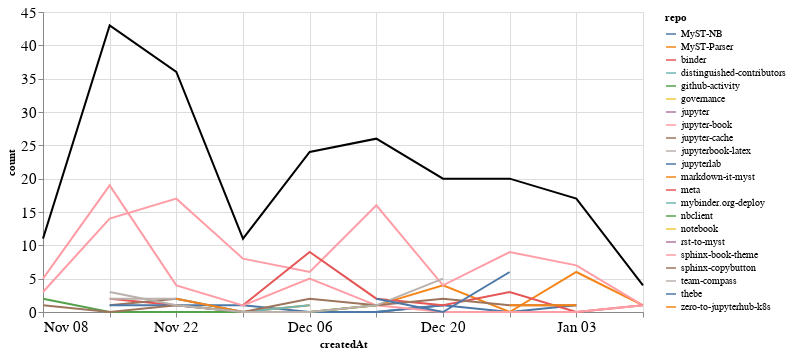

This figure's notebook cell:
### Markdown cell above
### Comments

### Code cell
comments_time = comments.groupby('repo').resample('W', on='createdAt').count()['author'].reset_index()
comments_time = comments_time.rename(columns={'author': 'count'})
comments_time_total = comments_time.groupby('createdAt').agg({"count": "sum"}).reset_index()
ch1 = alt.Chart(comments_time, width=600).mark_line().encode(
    x='createdAt',
    y='count',
    color='repo',
    tooltip="repo"
)

ch2 = alt.Chart(comments_time_total, width=600).mark_line(color="black").encode(
    x='createdAt',
    y='count',
)

ch1 + ch2

### Figure 1 — Vega-Lite specification as saved in the notebook (floating-point values rounded to 4 significant figures)
{"config": {"axisLeft": {"labelFontSize": 15}, "axisBottom": {"labelFontSize": 15}}, "layer": [{"data": {"name": "data-d8c9e15777b3460b861402b2e22247e5"}, "mark": "line", "encoding": {"color": {"type": "nominal", "field": "repo"}, "tooltip": {"type": "nominal", "field": "repo"}, "x": {"type": "temporal", "field": "createdAt"}, "y": {"type": "quantitative", "field": "count"}}, "width": 600}, {"data": {"name": "data-d7d8a02a21259400ef13c97e13a5b3fc"}, "mark": {"type": "line", "color": "black"}, "encoding": {"x": {"type": "temporal", "field": "createdAt"}, "y": {"type": "quantitative", "field": "count"}}, "width": 600}], "$schema": "https://vega.github.io/schema/vega-lite/v4.8.1.json", "datasets": {"data-d8c9e15777b3460b861402b2e22247e5": [{"repo": "MyST-NB", "createdAt": "2020-11-22T00:00:00", "count": 2}, {"repo": "MyST-NB", "createdAt": "2020-11-29T00:00:00", "count": 0}, {"repo": "MyST-NB", "createdAt": "2020-12-06T00:00:00", "count": 0}, {"repo": "MyST-NB", "createdAt": "2020-12-13T00:00:00", "count": 0}, {"repo": "MyST-NB", "createdAt": "2020-12-20T00:00:00", "count": 1}, {"repo": "MyST-NB", "createdAt": "2020-12-27T00:00:00", "count": 0}, {"repo": "MyST-NB", "createdAt": "2021-01-03T00:00:00", "count": 1}, {"repo": "MyST-Parser", "createdAt": "2020-11-22T00:00:00", "count": 1}, {"repo": "MyST-Parser", "createdAt": "2020-11-29T00:00:00", "count": 0}, {"repo": "MyST-Parser", "createdAt": "2020-12-06T00:00:00", "count": 0}, {"repo": "MyST-Parser", "createdAt": "2020-12-13T00:00:00", "count": 1}, {"repo": "MyST-Parser", "createdAt": "2020-12-20T00:00:00", "count": 4}, {"repo": "MyST-Parser", "createdAt": "2020-12-27T00:00:00", "count": 0}, {"repo": "MyST-Parser", "createdAt": "2021-01-03T00:00:00", "count": 6}, {"repo": "MyST-Parser", "createdAt": "2021-01-10T00:00:00", "count": 1}, {"repo": "binder", "createdAt": "2020-11-15T00:00:00", "count": 2}, {"repo": "binder", "createdAt": "2020-11-22T00:00:00", "count": 1}, {"repo": "distinguished-contributors", "createdAt": "2020-12-20T00:00:00", "count": 1}, {"repo": "github-activity", "createdAt": "2020-12-13T00:00:00", "count": 1}, {"repo": "governance", "createdAt": "2020-11-22T00:00:00", "count": 1}, {"repo": "jupyter", "createdAt": "2020-12-20T00:00:00", "count": 1}, {"repo": "jupyter-book", "createdAt": "2020-11-08T00:00:00", "count": 3}, {"repo": "jupyter-book", "createdAt": "2020-11-15T00:00:00", "count": 14}, {"repo": "jupyter-book", "createdAt": "2020-11-22T00:00:00", "count": 17}, {"repo": "jupyter-book", "createdAt": "2020-11-29T00:00:00", "count": 8}, {"repo": "jupyter-book", "createdAt": "2020-12-06T00:00:00", "count": 6}, {"repo": "jupyter-book", "createdAt": "2020-12-13T00:00:00", "count": 16}, {"repo": "jupyter-book", "createdAt": "2020-12-20T00:00:00", "count": 4}, {"repo": "jupyter-book", "createdAt": "2020-12-27T00:00:00", "count": 9}, {"repo": "jupyter-book", "createdAt": "2021-01-03T00:00:00", "count": 7}, {"repo": "jupyter-book", "createdAt": "2021-01-10T00:00:00", "count": 1}, {"repo": "jupyter-cache", "createdAt": "2020-11-15T00:00:00", "count": 1}, {"repo": "jupyter-cache", "createdAt": "2020-11-22T00:00:00", "count": 2}, {"repo": "jupyterbook-latex", "createdAt": "2020-11-15T00:00:00", "count": 2}, {"repo": "jupyterbook-latex", "createdAt": "2020-11-22T00:00:00", "count": 2}, {"repo": "jupyterlab", "createdAt": "2020-11-15T00:00:00", "count": 1}, {"repo": "jupyterlab", "createdAt": "2020-11-22T00:00:00", "count": 1}, {"repo": "jupyterlab", "createdAt": "2020-11-29T00:00:00", "count": 1}, {"repo": "jupyterlab", "createdAt": "2020-12-06T00:00:00", "count": 0}, {"repo": "jupyterlab", "createdAt": "2020-12-13T00:00:00", "count": 0}, {"repo": "jupyterlab", "createdAt": "2020-12-20T00:00:00", "count": 1}, {"repo": "markdown-it-myst", "createdAt": "2020-11-22T00:00:00", "count": 2}, {"repo": "markdown-it-myst", "createdAt": "2020-11-29T00:00:00", "count": 0}, {"repo": "markdown-it-myst", "createdAt": "2020-12-06T00:00:00", "count": 1}, {"repo": "meta", "createdAt": "2020-11-29T00:00:00", "count": 1}, {"repo": "meta", "createdAt": "2020-12-06T00:00:00", "count": 9}, {"repo": "meta", "createdAt": "2020-12-13T00:00:00", "count": 2}, {"repo": "meta", "createdAt": "2020-12-20T00:00:00", "count": 1}, {"repo": "meta", "createdAt": "2020-12-27T00:00:00", "count": 3}, {"repo": "meta", "createdAt": "2021-01-03T00:00:00", "count": 0}, {"repo": "meta", "createdAt": "2021-01-10T00:00:00", "count": 1}, {"repo": "mybinder.org-deploy", "createdAt": "2020-11-22T00:00:00", "count": 1}, {"repo": "mybinder.org-deploy", "createdAt": "2020-11-29T00:00:00", "count": 0}, {"repo": "mybinder.org-deploy", "createdAt": "2020-12-06T00:00:00", "count": 1}, {"repo": "nbclient", "createdAt": "2020-11-08T00:00:00", "count": 2}, {"repo": "nbclient", "createdAt": "2020-11-15T00:00:00", "count": 0}, {"repo": "nbclient", "createdAt": "2020-11-22T00:00:00", "count": 0}, {"repo": "nbclient", "createdAt": "2020-11-29T00:00:00", "count": 0}, {"repo": "nbclient", "createdAt": "2020-12-06T00:00:00", "count": 0}, {"repo": "nbclient", "createdAt": "2020-12-13T00:00:00", "count": 1}, {"repo": "notebook", "createdAt": "2020-11-15T00:00:00", "count": 1}, {"repo": "rst-to-myst", "createdAt": "2021-01-03T00:00:00", "count": 1}, {"repo": "sphinx-book-theme", "createdAt": "2020-11-08T00:00:00", "count": 5}, {"repo": "sphinx-book-theme", "createdAt": "2020-11-15T00:00:00", "count": 19}, {"repo": "sphinx-book-theme", "createdAt": "2020-11-22T00:00:00", "count": 4}, {"repo": "sphinx-book-theme", "createdAt": "2020-11-29T00:00:00", "count": 1}, {"repo": "sphinx-book-theme", "createdAt": "2020-12-06T00:00:00", "count": 5}, {"repo": "sphinx-book-theme", "createdAt": "2020-12-13T00:00:00", "count": 1}, {"repo": "sphinx-book-theme", "createdAt": "2020-12-20T00:00:00", "count": 0}, {"repo": "sphinx-book-theme", "createdAt": "2020-12-27T00:00:00", "count": 0}, {"repo": "sphinx-book-theme", "createdAt": "2021-01-03T00:00:00", "count": 0}, {"repo": "sphinx-book-theme", "createdAt": "2021-01-10T00:00:00", "count": 1}, {"repo": "sphinx-copybutton", "createdAt": "2020-11-08T00:00:00", "count": 1}, {"repo": "sphinx-copybutton", "createdAt": "2020-11-15T00:00:00", "count": 0}, {"repo": "sphinx-copybutton", "createdAt": "2020-11-22T00:00:00", "count": 1}, {"repo": "sphinx-copybutton", "createdAt": "2020-11-29T00:00:00", "count": 0}, {"repo": "sphinx-copybutton", "createdAt": "2020-12-06T00:00:00", "count": 2}, {"repo": "sphinx-copybutton", "createdAt": "2020-12-13T00:00:00", "count": 1}, {"repo": "sphinx-copybutton", "createdAt": "2020-12-20T00:00:00", "count": 2}, {"repo": "sphinx-copybutton", "createdAt": "2020-12-27T00:00:00", "count": 1}, {"repo": "sphinx-copybutton", "createdAt": "2021-01-03T00:00:00", "count": 1}, {"repo": "team-compass", "createdAt": "2020-11-15T00:00:00", "count": 3}, {"repo": "team-compass", "createdAt": "2020-11-22T00:00:00", "count": 1}, {"repo": "team-compass", "createdAt": "2020-11-29T00:00:00", "count": 0}, {"repo": "team-compass", "createdAt": "2020-12-06T00:00:00", "count": 0}, {"repo": "team-compass", "createdAt": "2020-12-13T00:00:00", "count": 1}, {"repo": "team-compass", "createdAt": "2020-12-20T00:00:00", "count": 5}, {"repo": "thebe", "createdAt": "2020-12-13T00:00:00", "count": 2}, {"repo": "thebe", "createdAt": "2020-12-20T00:00:00", "count": 0}, {"repo": "thebe", "createdAt": "2020-12-27T00:00:00", "count": 6}, {"repo": "zero-to-jupyterhub-k8s", "createdAt": "2020-12-27T00:00:00", "count": 1}, {"repo": "zero-to-jupyterhub-k8s", "createdAt": "2021-01-03T00:00:00", "count": 1}], "data-d7d8a02a21259400ef13c97e13a5b3fc": [{"createdAt": "2020-11-08T00:00:00", "count": 11}, {"createdAt": "2020-11-15T00:00:00", "count": 43}, {"createdAt": "2020-11-22T00:00:00", "count": 36}, {"createdAt": "2020-11-29T00:00:00", "count": 11}, {"createdAt": "2020-12-06T00:00:00", "count": 24}, {"createdAt": "2020-12-13T00:00:00", "count": 26}, {"createdAt": "2020-12-20T00:00:00", "count": 20}, {"createdAt": "2020-12-27T00:00:00", "count": 20}, {"createdAt": "2021-01-03T00:00:00", "count": 17}, {"createdAt": "2021-01-10T00:00:00", "count": 4}]}}
